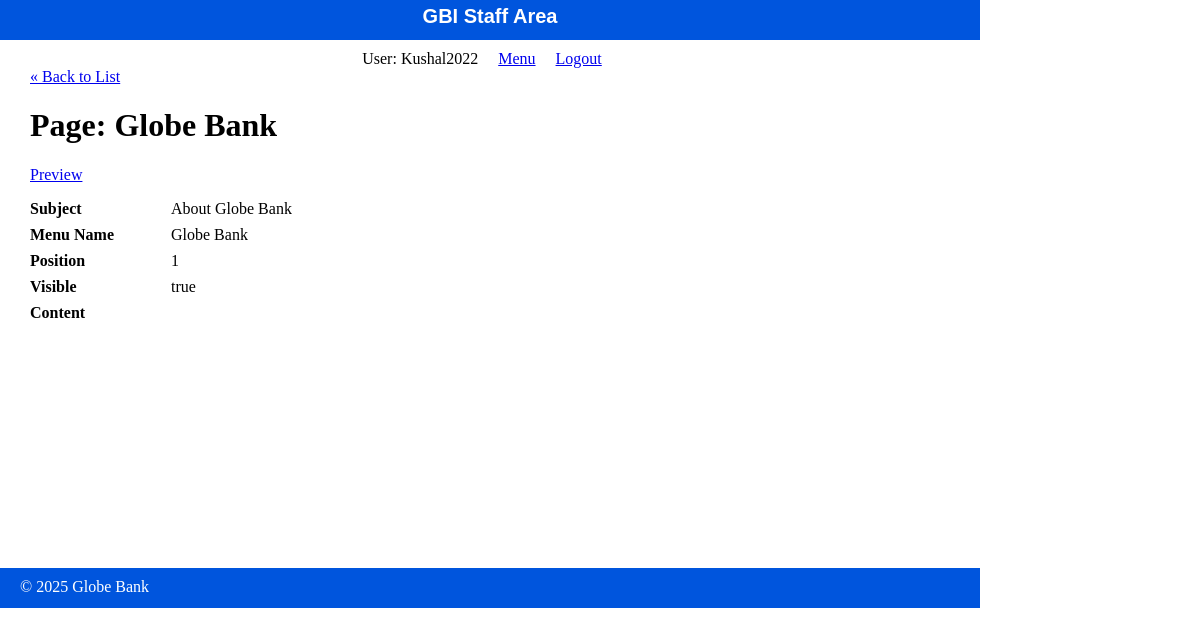
The app's page /staff/pages/show.php (signed in) with its own data.
### tables this page shows
CREATE TABLE `pages` (
  `id` int(11) NOT NULL,
  `subject_id` int(11) DEFAULT NULL,
  `menu_name` varchar(255) DEFAULT NULL,
  `position` int(3) DEFAULT NULL,
  `visible` tinyint(1) DEFAULT NULL,
  `content` text DEFAULT NULL
);

CREATE TABLE `subjects` (
  `id` int(11) NOT NULL,
  `menu_name` varchar(255) DEFAULT NULL,
  `position` int(3) DEFAULT NULL,
  `visible` tinyint(1) DEFAULT NULL
);

### private/functions.php (called while the page is built, shortened)
<?php
function url_for($script_path) {
  return WWW_ROOT . $script_path;
}
function u($string="") {
  return urlencode($string);
}
function h($string="") {
  return htmlspecialchars($string);
}
?>

### private/database.php (called while the page is built, shortened)
<?php
  function db_escape($connection, $string) {
    return mysqli_real_escape_string($connection, $string);
  }
?>

### private/query_functions.php (called while the page is built, shortened)
<?php
  function find_subject_by_id($id, $options=[]) {
    global $db;
    $visible = $options['visible'] ?? false;
    $sql = "SELECT * FROM subjects ";
    $sql .= "WHERE id='" . db_escape($db, $id) . "' ";
    $result = mysqli_query($db, $sql);
    $subject = mysqli_fetch_assoc($result);
    return $subject;
  }
  function find_page_by_id($id, $options=[]) {
    global $db;
    $visible = $options['visible'] ?? false;
    $sql = "SELECT * FROM pages ";
    $sql .= "WHERE id='" . db_escape($db, $id) . "' ";
    $result = mysqli_query($db, $sql);
    $page = mysqli_fetch_assoc($result);
    return $page;
  }
?>

### public/staff/pages/show.php (the view, shortened to what this page needs)
<?php
$id = $_GET['id'] ?? '1';
$page = find_page_by_id($id);
?>
<?php include(SHARED_PATH . '/staff_header.php'); ?>
<div id="content">
  <a class="back-link" href="<?php echo url_for('/staff/pages/index.php'); ?>">&laquo; Back to List</a>
  <div class="page show">
    <h1>Page: <?php echo h($page['menu_name']); ?></h1>
    <div class="actions">
      <a class="action" href="<?php echo url_for('/index.php?id=' . h(u($page['id'])) . '&preview=true'); ?>" target="_blank">Preview</a>
    </div>
    <div class="attributes">
      <?php $subject = find_subject_by_id($page['subject_id']); ?>
      <dl>
        <dt>Subject</dt>
        <dd><?php echo h($subject['menu_name']); ?></dd>
      </dl>
      <dl>
        <dt>Menu Name</dt>
        <dd><?php echo h($page['menu_name']); ?></dd>
      </dl>
      <dl>
        <dt>Position</dt>
        <dd><?php echo h($page['position']); ?></dd>
      </dl>
      <dl>
        <dt>Visible</dt>
        <dd><?php echo $page['visible'] == '1' ? 'true' : 'false'; ?></dd>
      </dl>
      <dl>
        <dt>Content</dt>
      </dl>
    </div>
  </div>
</div>
<?php include(SHARED_PATH . '/staff_footer.php'); ?>

### public/stylesheets/staff.css (style rules this page uses)
html { height: 100%; width: 100%; }
body { height: 980px; width: 100%; margin: 0; padding: 0; }
#content { width: 920px; min-height: 500px; padding: 0 30px; }
.actions { margin-bottom: 1em; }
dl { clear: both; overflow: hidden; margin: 0.5em 0; }
dt { float: left; font-weight: bold; width: 125px; }
dd { float: left; margin-left: 1em; }

### records on screen
pages: menu_name "Globe Bank", position "1"
subjects: menu_name "About Globe Bank"

### other values on screen
$_SESSION['username'] "Kushal2022"
